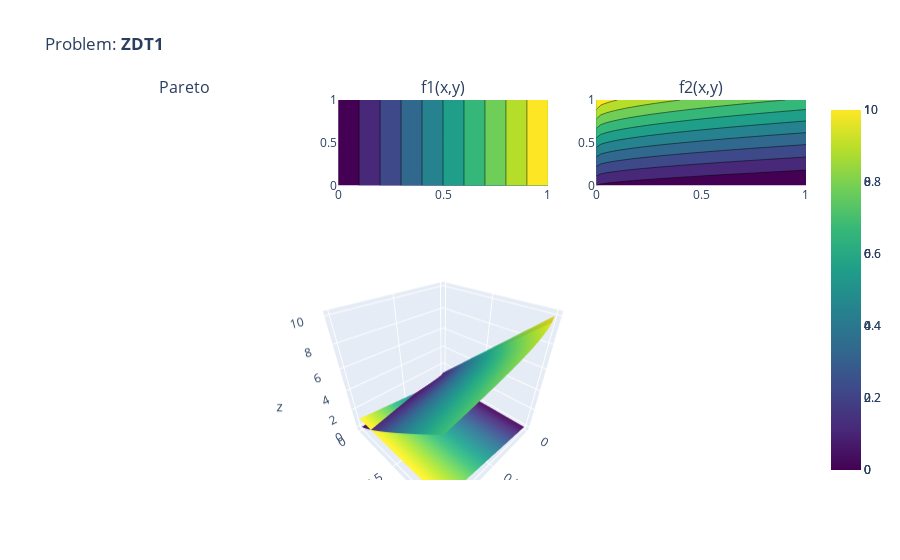

The cell this chart's notebook holds for it:
### Code cell
udp = pg.zdt(prob_id=1, param=2)
pro = pg.problem(udp)
plot_mo(pro)
